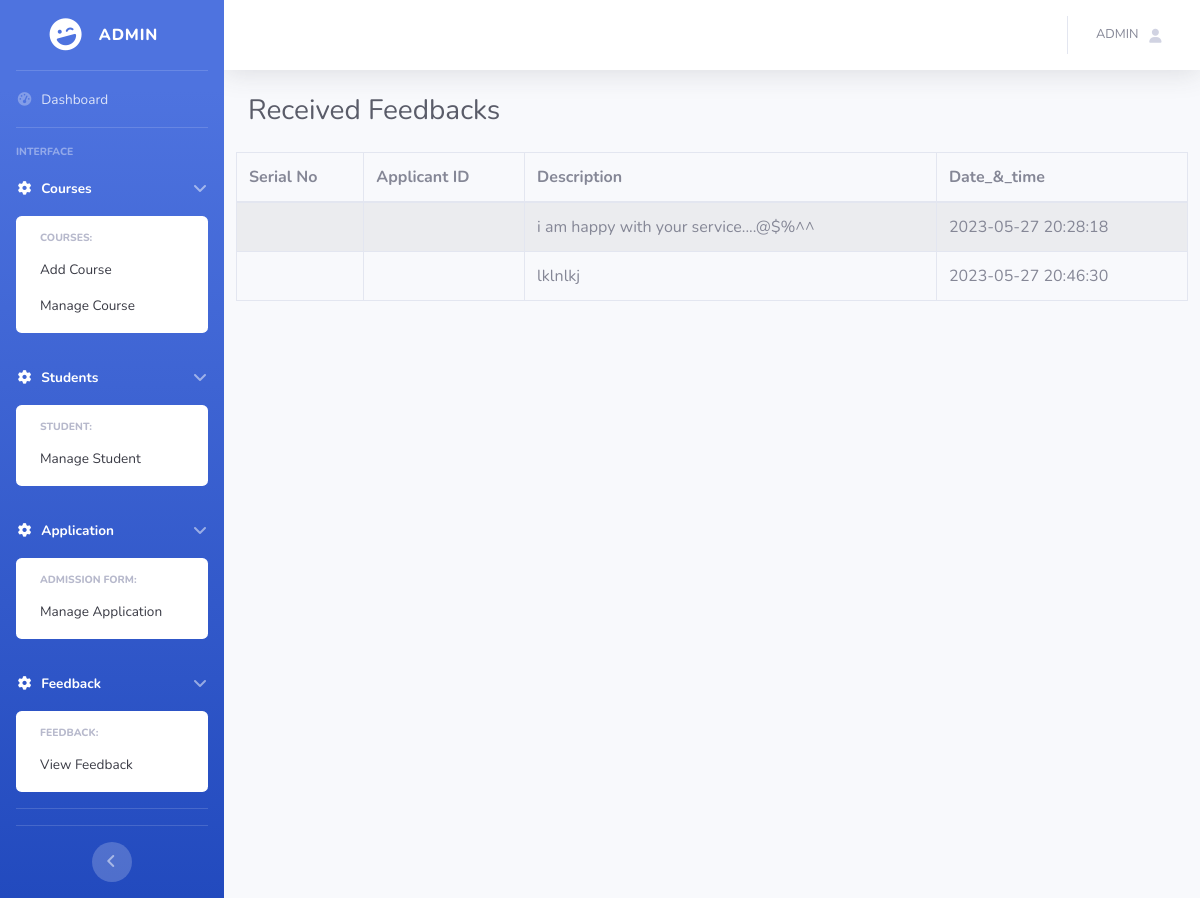
The page /displayfeedback.php on the database its author committed.
### tables this page shows
CREATE TABLE `feedback` (
  `app_id` int(20) NOT NULL,
  `desc` varchar(80) NOT NULL,
  `time` timestamp NOT NULL DEFAULT current_timestamp()
);

### displayfeedback.php (the view, shortened to what this page needs)
<?php
require 'connection.php';
$query = "select * from feedback";
$result = mysqli_query($conn, $query);
?>
<!DOCTYPE html>
<html lang="en">
<head>
   <link href="vendor/fontawesome-free/css/all.min.css" rel="stylesheet" type="text/css">
   <link href="css/sb-admin-2.min.css" rel="stylesheet">
</head>
<body>
                <div id="wrapper">
                    <ul class="navbar-nav bg-gradient-primary sidebar sidebar-dark accordion" id="accordionSidebar">
                        <a class="sidebar-brand d-flex align-items-center justify-content-center" href="">
                            <div class="sidebar-brand-icon rotate-n-15">
                                <i class="fas fa-laugh-wink"></i>
                            </div>
                            <div class="sidebar-brand-text mx-3">Admin</div>
                        </a>
                        <hr class="sidebar-divider my-0">
                        <li class="nav-item">
                            <a class="nav-link" href="admindash.php">
                                <i class="fas fa-fw fa-tachometer-alt"></i>
                                <span>Dashboard</span></a>
                        </li>
                        <hr class="sidebar-divider">
                        <div class="sidebar-heading">
                            Interface
                        </div>
                        <li class="nav-item active">
                            <a class="nav-link" href="#" data-toggle="collapse" data-target="#collapseTwo"
                                aria-expanded="true" aria-controls="collapseTwo">
                                <i class="fas fa-fw fa-cog"></i>
                                <span>Courses</span>
                            </a>
                            <div id="collapseTwo" class="collapse show" aria-labelledby="headingTwo"
                                data-parent="#accordionSidebar">
                                <div class="bg-white py-2 collapse-inner rounded">
                                    <h6 class="collapse-header">Courses:</h6>
                                    <a class="collapse-item " href="addcourse.php">Add Course</a>
                                    <a class="collapse-item " href="manage_course.php">Manage Course</a>
                                </div>
                            </div>
                        </li>
                        <li class="nav-item active">
                            <a class="nav-link" href="#" data-toggle="collapse" data-target="#collapseTwo"
                                aria-expanded="true" aria-controls="collapseTwo">
                                <i class="fas fa-fw fa-cog"></i>
                                <span>Students</span>
                            </a>
                            <div id="collapseTwo" class="collapse show" aria-labelledby="headingTwo"
                                data-parent="#accordionSidebar">
                                <div class="bg-white py-2 collapse-inner rounded">
                                    <h6 class="collapse-header">Student:</h6>
                                    <a class="collapse-item " href="disstudent.php">Manage Student</a>
                                </div>
                            </div>
                        </li>
                        <li class="nav-item active">
                            <a class="nav-link" href="#" data-toggle="collapse" data-target="#collapseTwo"
                                aria-expanded="true" aria-controls="collapseTwo">
                                <i class="fas fa-fw fa-cog"></i>
                                <span>Application</span>
                            </a>
                            <div id="collapseTwo" class="collapse show" aria-labelledby="headingTwo"
                                data-parent="#accordionSidebar">
                                <div class="bg-white py-2 collapse-inner rounded">
                                    <h6 class="collapse-header">Admission Form:</h6>
                                    <a class="collapse-item " href="disapplication.php">Manage Application</a>
                                </div>
                            </div>
                        </li>
                        <li class="nav-item active">
                            <a class="nav-link" href="#" data-toggle="collapse" data-target="#collapseTwo"
                                aria-expanded="true" aria-controls="collapseTwo">
                                <i class="fas fa-fw fa-cog"></i>
                                <span>Feedback</span>
                            </a>
                            <div id="collapseTwo" class="collapse show" aria-labelledby="headingTwo"
                                data-parent="#accordionSidebar">
                                <div class="bg-white py-2 collapse-inner rounded">
                                    <h6 class="collapse-header">Feedback:</h6>
                                    <a class="collapse-item " href="displayfeedback.php">View Feedback</a>
                                </div>
                            </div>
                        </li>
                        <hr class="sidebar-divider">
                        <hr class="sidebar-divider d-none d-md-block">
                        <div class="text-center d-none d-md-inline">
                            <button class="rounded-circle border-0" id="sidebarToggle"></button>
                        </div>
                    </ul>
                    <div id="content-wrapper" class="d-flex flex-column">
                        <div id="content">
                            <nav class="navbar navbar-expand navbar-light bg-white topbar mb-4 static-top shadow">
                                <ul class="navbar-nav ml-auto">
                                    <li class="nav-item dropdown no-arrow">
                                        <a class="nav-link dropdown-toggle" href="#" id="userDropdown" role="button"
                                            data-toggle="dropdown" aria-haspopup="true" aria-expanded="false">
                                            <span class="mr-2 d-none d-lg-inline text-gray-600 small">ADMIN
                                            </span>
                                            <i class="fas fa-user fa-sm fa-fw mr-2 text-gray-400"></i>
                                        </a>
                                    </li>
                                </ul>
                            </nav>
 <div class="container-fluid">
<div class="d-sm-flex align-items-center justify-content-between mb-4">
    <h1 class="h3 mb-0 text-gray-800">Received Feedbacks </h1>
</div>
<div class="row d-flex justify-content-center">
    <div class="table-responsive">
    <table class="table table-striped table-bordered table-hover">
    <thead>
    <tr>
    <th scope="col">Serial No</th>
    <th scope="col">Applicant ID</th>
    <th scope="col">Description</th>
    <th scope="col">Date_&_time</th>
    </tr>
    </thead>
    <tbody>
     <tr>
            <?php
            while($row = mysqli_fetch_assoc($result))
            {
            ?>
            <td><?php echo $row['fid']?></td>
            <td><?php echo $row['fname']?></td>
            <td><?php echo $row['desc']?></td>
            <td><?php echo $row['time']?></td>
            </tr>
             <?php
            }
            ?>
    </tbody>
    </table>
    </div>
</div>
</div>
</div>
</div>
</body>
</html>

### rows shown on the page
feedback: desc "i am happy with your service....@$%^^", time "2023-05-27 20:28:18"
feedback: desc "lklnlkj", time "2023-05-27 20:46:30"
